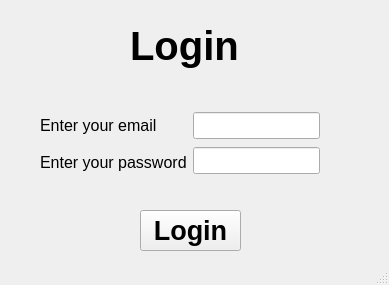
<?xml version="1.0" encoding="UTF-8"?>
<ui version="4.0">
 <class>LoginWindow</class>
 <widget class="QMainWindow" name="LoginWindow">
  <property name="geometry">
   <rect>
    <x>0</x>
    <y>0</y>
    <width>389</width>
    <height>285</height>
   </rect>
  </property>
  <property name="font">
   <font>
    <bold>true</bold>
   </font>
  </property>
  <property name="windowTitle">
   <string>MainWindow</string>
  </property>
  <widget class="QWidget" name="centralwidget">
   <widget class="QLabel" name="label_login">
    <property name="geometry">
     <rect>
      <x>130</x>
      <y>20</y>
      <width>111</width>
      <height>51</height>
     </rect>
    </property>
    <property name="font">
     <font>
      <pointsize>30</pointsize>
      <bold>true</bold>
     </font>
    </property>
    <property name="text">
     <string>Login</string>
    </property>
   </widget>
   <widget class="QPushButton" name="Button_login">
    <property name="geometry">
     <rect>
      <x>140</x>
      <y>210</y>
      <width>101</width>
      <height>41</height>
     </rect>
    </property>
    <property name="font">
     <font>
      <pointsize>20</pointsize>
      <fontweight>Medium</fontweight>
     </font>
    </property>
    <property name="cursor">
     <cursorShape>PointingHandCursor</cursorShape>
    </property>
    <property name="mouseTracking">
     <bool>false</bool>
    </property>
    <property name="text">
     <string>Login</string>
    </property>
   </widget>
   <widget class="QWidget" name="">
    <property name="geometry">
     <rect>
      <x>40</x>
      <y>110</y>
      <width>280</width>
      <height>68</height>
     </rect>
    </property>
    <layout class="QHBoxLayout" name="horizontalLayout">
     <item>
      <layout class="QVBoxLayout" name="verticalLayout">
       <item>
        <widget class="QLabel" name="label_email">
         <property name="font">
          <font>
           <pointsize>12</pointsize>
           <bold>false</bold>
          </font>
         </property>
         <property name="text">
          <string>Enter your email</string>
         </property>
        </widget>
       </item>
       <item>
        <widget class="QLabel" name="label_pass">
         <property name="font">
          <font>
           <pointsize>12</pointsize>
           <bold>false</bold>
          </font>
         </property>
         <property name="text">
          <string>Enter your password</string>
         </property>
        </widget>
       </item>
      </layout>
     </item>
     <item>
      <layout class="QVBoxLayout" name="verticalLayout_2">
       <item>
        <widget class="QLineEdit" name="lineEdit_email">
         <property name="font">
          <font>
           <pointsize>12</pointsize>
           <bold>false</bold>
          </font>
         </property>
        </widget>
       </item>
       <item>
        <widget class="QLineEdit" name="lineEdit_pass">
         <property name="sizePolicy">
          <sizepolicy hsizetype="Expanding" vsizetype="Fixed">
           <horstretch>0</horstretch>
           <verstretch>0</verstretch>
          </sizepolicy>
         </property>
         <property name="font">
          <font>
           <pointsize>12</pointsize>
           <bold>false</bold>
          </font>
         </property>
        </widget>
       </item>
      </layout>
     </item>
    </layout>
   </widget>
  </widget>
  <widget class="QStatusBar" name="statusbar"/>
 </widget>
 <resources/>
 <connections/>
</ui>
